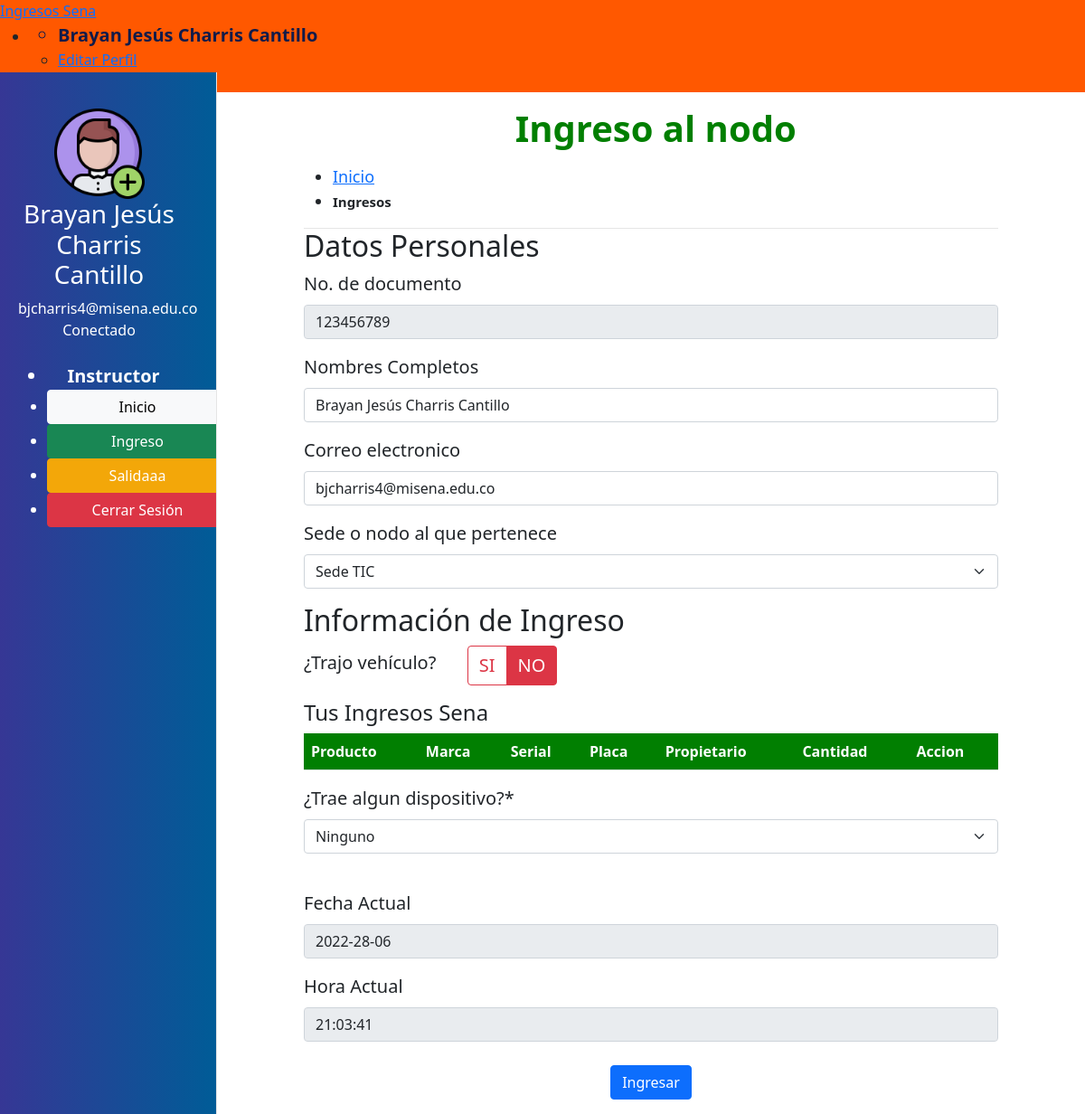
The page /pages/ingreso.php (signed in) on the database its author committed.
### tables this page shows
CREATE TABLE `usuarios` (
  `idusu` bigint(20) NOT NULL,
  `cedula` varchar(12) NOT NULL,
  `nombres` varchar(50) NOT NULL,
  `correo` varchar(50) NOT NULL,
  `contrasena` varchar(50) NOT NULL,
  `sede` varchar(250) NOT NULL,
  `rol` varchar(50) NOT NULL
);

### includes/rellenar_datos_usuario.php (called while the page is built, shortened)
<?php
    $sql= "SELECT * FROM usuarios WHERE cedula='$cedula'";
    $result= mysqli_query($con,$sql);
    while ($row = mysqli_fetch_array($result)) {
        $usuario=array(
            "nombre"=>$row["nombres"],
            "correo"=>$row["correo"],
            "sede"=>$row["sede"]
        );
    }
?>

### pages/ingreso.php (the view, shortened to what this page needs)
<?php
    include("../includes/conexion.php");
    $cedula=$_SESSION['idUser'];
    include("../includes/rellenar_datos_usuario.php");
    $time= mysqli_query($con,"SELECT CURRENT_TIME();");
    $horaActual= mysqli_fetch_array($time)['CURRENT_TIME()'];
    $sede=$usuario["sede"];
?>
<!DOCTYPE html>
<html lang="en" >
<head>
  <link href="https://cdn.jsdelivr.net/npm/bootstrap@5.1.3/dist/css/bootstrap.min.css" rel="stylesheet">
  <link rel='stylesheet' href='https://cdnjs.cloudflare.com/ajax/libs/uikit/3.0.0-rc.23/css/uikit.min.css'>
  <link rel="stylesheet" href="../css/home.css">
  <link rel="stylesheet" href="../assets/sweet/sweetalert2.css">
</head>
<body>
<?php include("../includes/navTop.php");?>
<?php include("../includes/navLateral.php");?>
<div class="content-padder content-background">
    <div class="uk-section-small uk-section-default header">
        <div class="uk-container uk-container-large">
            <h1 id="tituloIngreso"><span uk-icon="server"></span>&nbsp;Ingreso al nodo</h1>
            <ul class="uk-breadcrumb">
                <li><a href="../home.php">Inicio</a></li>
                <li><span href="" class="bold">Ingresos</span></li>
            </ul>
        </div>
    </div>
    <div class="uk-section-small">
        <form id="">
            <h2>Datos Personales</h2>
            <div class="mb-3">
                <label for="idDocumento" class="form-label">No. de documento</label>
                <input type="text" class="form-control" id="idDocumento" value="<?php echo $cedula;?>" name="documento" readonly required>
            </div>
            <div class="mb-3">
                <label for="nombres" class="form-label">Nombres Completos</label>
                <input type="text" class="form-control" id="nombres" name="nombres" value="<?php echo $usuario['nombre'];?>" required>
            </div>
            <div class="mb-3">
                <label for="Correo" class="form-label">Correo electronico</label>
                <input type="email" class="form-control" id="correo" name="correo" value="<?php echo $usuario['correo'];?>" required>
            </div>
            <div class="mb-3">
                <label for="sede" class="form-label">Sede o nodo al que pertenece</label>
                <select class="form-select" aria-label="Default select example" id="sede" name="sede">
                    <option value="Sede TIC" <?php if(isset($sede)) if($sede=="Sede TIC") echo 'selected'?>>Sede TIC</option>
                </select>
            </div>
            <h2>Información de Ingreso</h2>
            <div class="mb-3">
                <label for="" class="form-label">¿Trajo vehículo?&nbsp;&nbsp;&nbsp;&nbsp;&nbsp;&nbsp;</label>
                <div class="btn-group" role="group" aria-label="Basic radio toggle button group">
                    <label class="btn btn-outline-danger" for="btnradio1">SI</label>
                    <label class="btn btn-outline-danger" for="btnradio2">NO</label>
                  </div>
            </div>
            <h4>Tus Ingresos Sena</h4>
            <div class="tabla">
            <table class="table" id="tablaDispositivos">
                <thead class="thead-ingreso">
                    <tr>
                        <th>Producto</th>
                        <th>Marca</th>
                        <th>Serial</th>
                        <th>Placa</th>
                        <th>Propietario</th>
                        <th>Cantidad</th>
                        <th>Accion</th>
                    </tr>
                </thead>
            </table>
            </div>
            <div class="mb-3">
                <label for="dispositivos" class="form-label">¿Trae algun dispositivo?*</label>
                <select class="form-select" aria-label="Default select example" id="dispositivos" name="dispositivos">
                    <option selected value="ninguno">Ninguno</option>
                </select>
            </div>
            <br>
            <div class="mb-3">
                <label for="fecha" class="form-label">Fecha Actual</label>
                <input type="text" class="form-control" id="fecha" value="<?php echo date('Y-d-m');?>" name="fechaActual" readonly>
            </div>
            <div class="mb-3">
                <label for="hora" class="form-label">Hora Actual</label>
                <input type="text" class="form-control" id="hora" value="<?php echo $horaActual;?>" name="horaActual" readonly>
            </div>
            <div class="mb-3 buttons">
                <button class="btn btn-primary button" id="ingresar" name="ingresar">Ingresar</button>
            </div>
        </form>
    </div>
</div>
</body>
</html>

### includes/navTop.php (shortened to what this page needs)
<div uk-sticky class="uk-navbar-container tm-navbar-container uk-active uk-light">
    <div class="uk-container uk-container-expand">
        <nav uk-navbar>
            <div class="uk-navbar-left">
                <a href="#" class="uk-navbar-item uk-logo">
                    Ingresos Sena
                </a>
            </div>
            <div class="uk-navbar-right uk-light">
                <ul class="uk-navbar-nav">
                    <li class="uk-active">
                        <div uk-dropdown="pos: bottom-right; mode: click; offset: -17;">
                            <ul class="uk-nav uk-navbar-dropdown-nav">
                                <li class="uk-nav-header"><?php echo $usuario['nombre'];?> &nbsp;</li>
                                <li><a href="#">Editar Perfil</a></li>
                                <li><a href="../index.html">Cerrar sesión</a></li>
                            </ul>
                        </div>
                    </li>
                </ul>
            </div>
        </nav>
    </div>
</div>

### includes/navLateral.php (shortened to what this page needs)
<div id="sidebar" class="tm-sidebar-left uk-background-default">
    <div class="user">
        <img id="avatar" width="100" class="uk-border-circle" src="../img/usuario.png" />
        <h3 class="uk-text-truncate"><?php echo $usuario['nombre'];?></h3>
        <div id="email" class="uk-text-truncate"><?php echo $usuario['correo'];?></div>
        <span id="status" class="uk-margin-top uk-label uk-label-success">Conectado</span>
    </div>
    <br />
    <ul class="uk-nav uk-nav-default">
        <li class="uk-nav-header">
            Instructor
        </li>
        <li><a href="../home.php"><button class="btn btn-light">Inicio</button></a></li>
        <li><a href="../pages/ingreso.php"><button class="btn btn-success">Ingreso</button></a></li>
        <li><a href="../pages/salida.php"><button class="btn btn-warning">Salidaaa</button></a></li>
        <li><a href=""><button class="btn btn-danger">Cerrar Sesión</button></a></li>
    </ul>
</div>

### css/home.css (style rules this page uses)
.btn-warning { background-color: #F3A709; border-color: #F3A709; }
.uk-nav .btn { width: 200px; color: white; }
.uk-nav .btn-light { color: black; }
.uk-nav .uk-nav-header { font-size: 20px; font-weight: 700; color: #111b49; }
.uk-breadcrumb li { font-size: 18px; }
.uk-breadcrumb a { font-size: 18px; }
.uk-section-small div label { font-size: 20px; }
.uk-navbar-container { background-color: #ff5800 !important; }
h1 { font-weight:800; }
h2 { font-weight: 500; }
.header { box-sizing: border-box; border-bottom: 1px #e5e5e5 solid; }
.content-padder { margin-left: 0px; }
.content-background { min-height: calc(100% - 80px); background-color: white; }
#sidebar { background: #005C97; background: -webkit-linear-gradient(to right, #363795, #005C97); background: linear-gradient(to right, #363795, #005C97); color: white; }
#sidebar a { color: white; font-size: 18px; font-weight: 600; text-align: left; }
.tm-sidebar-left { position: fixed; z-index: 100; top: 80px; bottom: 0; box-sizing: border-box; width: 240px !important; padding: 40px 40px 60px 20px; border-right: 1px #e5e5e5 solid; overflow-y: auto; overflow-x: hidden; }
.table .thead-ingreso { background-color: #017f01; color: white; }
#tituloIngreso { color: #017f01; }
#sidebar { color: white; text-align: center; }
#sidebar .user h3 { color: white; }
#sidebar .uk-nav-default li { color: white; }
.buttons { text-align: center; }
.buttons .button { margin-top: 10px; }
.uk-section-small { margin: 0 10%; }
.bold { font-weight: bold; font-size: 15px; }
.tabla { display: flex; justify-content: center; }
h1 { text-align: center; }
@media (min-width: 960px) { .content-padder { margin-left: 240px; } }

### rows shown on the page
usuarios: nombres "Brayan Jesús Charris Cantillo", correo "bjcharris4@misena.edu.co", sede "Sede TIC"
